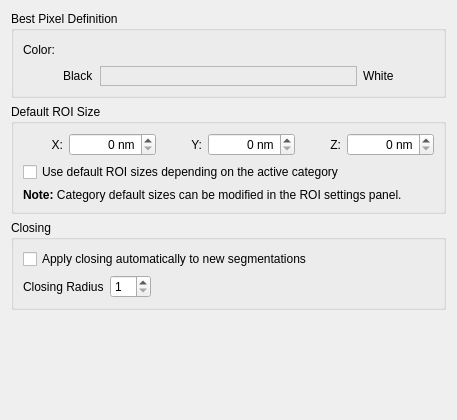
<?xml version="1.0" encoding="UTF-8"?>
<ui version="4.0">
 <class>SeedGrowSegmentationSettingsPanel</class>
 <widget class="QWidget" name="SeedGrowSegmentationSettingsPanel">
  <property name="geometry">
   <rect>
    <x>0</x>
    <y>0</y>
    <width>457</width>
    <height>420</height>
   </rect>
  </property>
  <property name="windowTitle">
   <string>Form</string>
  </property>
  <layout class="QVBoxLayout" name="verticalLayout">
   <item>
    <widget class="QGroupBox" name="groupBox">
     <property name="title">
      <string>Best Pixel Definition</string>
     </property>
     <layout class="QVBoxLayout" name="verticalLayout_3">
      <item>
       <layout class="QVBoxLayout" name="verticalLayout_2">
        <item>
         <layout class="QHBoxLayout" name="horizontalLayout_2">
          <item>
           <widget class="QLabel" name="label_4">
            <property name="text">
             <string>Color:</string>
            </property>
           </widget>
          </item>
          <item>
           <spacer name="horizontalSpacer">
            <property name="orientation">
             <enum>Qt::Horizontal</enum>
            </property>
            <property name="sizeHint" stdset="0">
             <size>
              <width>40</width>
              <height>20</height>
             </size>
            </property>
           </spacer>
          </item>
         </layout>
        </item>
        <item>
         <layout class="QHBoxLayout" name="horizontalLayout" stretch="0,0,1,0,0">
          <item>
           <spacer name="horizontalSpacer_4">
            <property name="orientation">
             <enum>Qt::Horizontal</enum>
            </property>
            <property name="sizeHint" stdset="0">
             <size>
              <width>40</width>
              <height>20</height>
             </size>
            </property>
           </spacer>
          </item>
          <item>
           <widget class="QLabel" name="label_2">
            <property name="text">
             <string>Black</string>
            </property>
           </widget>
          </item>
          <item>
           <widget class="QFrame" name="m_colorFrame">
            <property name="frameShape">
             <enum>QFrame::StyledPanel</enum>
            </property>
            <property name="frameShadow">
             <enum>QFrame::Raised</enum>
            </property>
           </widget>
          </item>
          <item>
           <widget class="QLabel" name="label_3">
            <property name="text">
             <string>White</string>
            </property>
           </widget>
          </item>
          <item>
           <spacer name="horizontalSpacer_2">
            <property name="orientation">
             <enum>Qt::Horizontal</enum>
            </property>
            <property name="sizeHint" stdset="0">
             <size>
              <width>40</width>
              <height>20</height>
             </size>
            </property>
           </spacer>
          </item>
         </layout>
        </item>
       </layout>
      </item>
     </layout>
    </widget>
   </item>
   <item>
    <widget class="QGroupBox" name="groupBox_2">
     <property name="title">
      <string>Default ROI Size</string>
     </property>
     <layout class="QVBoxLayout" name="verticalLayout_4">
      <item>
       <layout class="QHBoxLayout" name="horizontalLayout_3">
        <item>
         <widget class="QLabel" name="label_5">
          <property name="text">
           <string>X:</string>
          </property>
          <property name="alignment">
           <set>Qt::AlignRight|Qt::AlignTrailing|Qt::AlignVCenter</set>
          </property>
         </widget>
        </item>
        <item>
         <widget class="QSpinBox" name="m_xSize">
          <property name="alignment">
           <set>Qt::AlignRight|Qt::AlignTrailing|Qt::AlignVCenter</set>
          </property>
          <property name="suffix">
           <string> nm</string>
          </property>
          <property name="maximum">
           <number>100000</number>
          </property>
          <property name="singleStep">
           <number>2</number>
          </property>
         </widget>
        </item>
        <item>
         <widget class="QLabel" name="label_6">
          <property name="text">
           <string>Y:</string>
          </property>
          <property name="alignment">
           <set>Qt::AlignRight|Qt::AlignTrailing|Qt::AlignVCenter</set>
          </property>
         </widget>
        </item>
        <item>
         <widget class="QSpinBox" name="m_ySize">
          <property name="alignment">
           <set>Qt::AlignRight|Qt::AlignTrailing|Qt::AlignVCenter</set>
          </property>
          <property name="suffix">
           <string> nm</string>
          </property>
          <property name="maximum">
           <number>100000</number>
          </property>
          <property name="singleStep">
           <number>2</number>
          </property>
         </widget>
        </item>
        <item>
         <widget class="QLabel" name="label_7">
          <property name="text">
           <string>Z:</string>
          </property>
          <property name="alignment">
           <set>Qt::AlignRight|Qt::AlignTrailing|Qt::AlignVCenter</set>
          </property>
         </widget>
        </item>
        <item>
         <widget class="QSpinBox" name="m_zSize">
          <property name="alignment">
           <set>Qt::AlignRight|Qt::AlignTrailing|Qt::AlignVCenter</set>
          </property>
          <property name="suffix">
           <string> nm</string>
          </property>
          <property name="maximum">
           <number>100000</number>
          </property>
          <property name="singleStep">
           <number>2</number>
          </property>
         </widget>
        </item>
       </layout>
      </item>
      <item>
       <widget class="QCheckBox" name="m_applyCategoryROI">
        <property name="text">
         <string>Use default ROI sizes depending on the active category</string>
        </property>
       </widget>
      </item>
      <item>
       <widget class="QLabel" name="label_9">
        <property name="lineWidth">
         <number>1</number>
        </property>
        <property name="text">
         <string>&lt;html&gt;&lt;head/&gt;&lt;body&gt;&lt;p&gt;&lt;span style=&quot; font-weight:600;&quot;&gt;Note:&lt;/span&gt; Category default sizes can be modified in the ROI settings panel.&lt;/p&gt;&lt;/body&gt;&lt;/html&gt;</string>
        </property>
        <property name="textFormat">
         <enum>Qt::RichText</enum>
        </property>
        <property name="wordWrap">
         <bool>true</bool>
        </property>
       </widget>
      </item>
     </layout>
    </widget>
   </item>
   <item>
    <widget class="QGroupBox" name="m_closingGroup">
     <property name="title">
      <string>Closing</string>
     </property>
     <layout class="QVBoxLayout" name="verticalLayout_5">
      <item>
       <widget class="QCheckBox" name="m_applyClosing">
        <property name="text">
         <string>Apply closing automatically to new segmentations</string>
        </property>
       </widget>
      </item>
      <item>
       <layout class="QHBoxLayout" name="horizontalLayout_4">
        <item>
         <widget class="QLabel" name="label_8">
          <property name="text">
           <string>Closing Radius</string>
          </property>
         </widget>
        </item>
        <item>
         <widget class="QSpinBox" name="m_closing">
          <property name="minimum">
           <number>1</number>
          </property>
          <property name="maximum">
           <number>10</number>
          </property>
         </widget>
        </item>
        <item>
         <spacer name="horizontalSpacer_3">
          <property name="orientation">
           <enum>Qt::Horizontal</enum>
          </property>
          <property name="sizeHint" stdset="0">
           <size>
            <width>40</width>
            <height>20</height>
           </size>
          </property>
         </spacer>
        </item>
       </layout>
      </item>
     </layout>
    </widget>
   </item>
   <item>
    <spacer name="verticalSpacer_2">
     <property name="orientation">
      <enum>Qt::Vertical</enum>
     </property>
     <property name="sizeHint" stdset="0">
      <size>
       <width>20</width>
       <height>40</height>
      </size>
     </property>
    </spacer>
   </item>
  </layout>
 </widget>
 <resources>
  <include location="../../rsc/espina.qrc"/>
 </resources>
 <connections/>
</ui>
